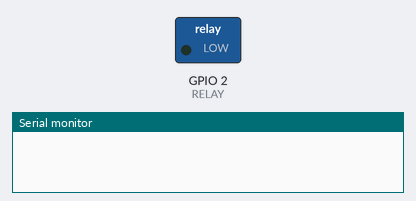
The sketch below on a simulated ESP8266 (NodeMCU). Parts: switched loads named in the sketch (green lamp = pin HIGH), the last lines printed to the serial monitor. A WiFi scan finds three made-up networks.

Above: at 0.0 s.
At 2.1 s:
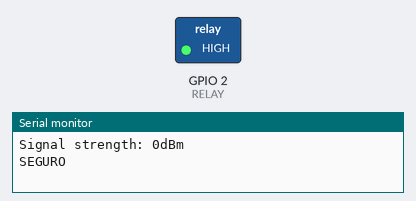
Timing chart, 0 to 3.6 s (numbered marks = the images above):
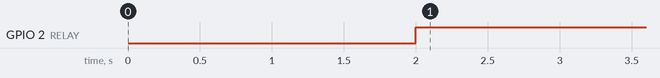

Measured:
- by itself, GPIO 2 (RELAY): LOW → HIGH at 2.0 s

The sketch:

Ativar_com_hotspot_smartphone.ino
```cpp
#if defined(ESP8266)
#include <ESP8266WiFi.h>  //ESP8266 Core WiFi Library
#else
#include <WiFi.h>      //ESP32 Core WiFi Library
#endif

//Name of the wifi network whom we are supposed to track
//nome da rede Wifi que o ESP irá buscar
const char* SSID = "MDKAUT_PESSOAL";


#define RELAY_ON   HIGH
#define RELAY_OFF  LOW

// Relay pin number
//pino do RELAY
#define RELAY   2
//dB minimo para identificar a rede
#define MINdB  -100


//   PROCURA REDE
int32_t getRSSI(const char* target_ssid) {
  byte available_networks = WiFi.scanNetworks(); //escaneia as redes

  for (int network = 0; network < available_networks; network++) {
    if (WiFi.SSID(network).compareTo(target_ssid) == 0) { //compara se alguma das redes encontradas é a que desejamos
      return WiFi.RSSI(network); //retorna o SSID da rede
    }
  }
  return 0;
}

void setup() {
  Serial.begin(115200);
  pinMode(RELAY, OUTPUT); //  Initialize the relay pin as an output.

}

void loop() {
  int32_t rssi = getRSSI(SSID); //busca o RSSI da rede desejada

  // For debugging purpose only
  Serial.print("Signal strength: ");
  Serial.print(rssi);
  Serial.println("dBm");

  //se o RSSI for maior que o mínimo desejado e o RSSI é diferente de zero (ou seja, encontramos a rede desejada)
  if (rssi > (MINdB) && rssi != 0)
  {
    digitalWrite(RELAY, RELAY_OFF); //desliga o relé
    Serial.println("INSEGURO");
  }
  else
  {
    digitalWrite(RELAY, RELAY_ON); //liga o relé
    Serial.println("SEGURO");
  }
}
```
